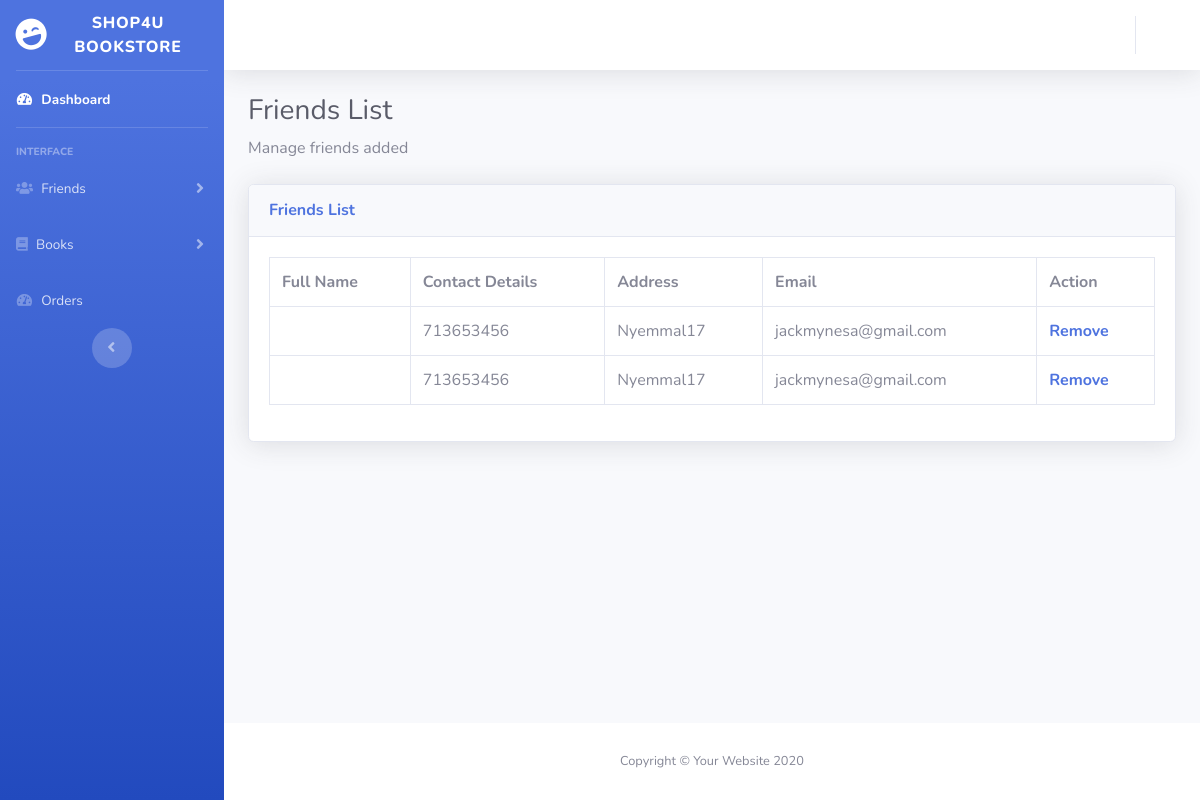
The page /bookstore/friends-list.php on the database its author committed.
### tables this page shows
CREATE TABLE IF NOT EXISTS `friends` (
  `friendsId` int(11) NOT NULL,
  `fullname` varchar(200) NOT NULL,
  `contact` int(11) NOT NULL,
  `address` varchar(200) NOT NULL,
  `email` varchar(200) NOT NULL,
  `username` varchar(200) NOT NULL
);

### bookstore/friends-list.php (the view, shortened to what this page needs)
<!DOCTYPE html>
<html lang="en">
<head>
    <link href="vendor/fontawesome-free/css/all.min.css" rel="stylesheet" type="text/css">
    <link href="css/sb-admin-2.min.css" rel="stylesheet">
</head>
<body id="page-top">
    <div id="wrapper">
        <ul class="navbar-nav bg-gradient-primary sidebar sidebar-dark accordion" id="accordionSidebar">
            <a class="sidebar-brand d-flex align-items-center justify-content-center" href="index.html">
                <div class="sidebar-brand-icon rotate-n-15">
                    <i class="fas fa-laugh-wink"></i>
                </div>
                <div class="sidebar-brand-text mx-3">Shop4U Bookstore<sup></sup></div>
            </a>
            <hr class="sidebar-divider my-0">
            <li class="nav-item active">
                <a class="nav-link" href="index.php">
                    <i class="fas fa-fw fa-tachometer-alt"></i>
                    <span>Dashboard</span></a>
            </li>
            <hr class="sidebar-divider">
            <div class="sidebar-heading">
                Interface
            </div>
            <li class="nav-item">
                <a class="nav-link collapsed" href="#" data-toggle="collapse" data-target="#collapseTwo"
                    aria-expanded="true" aria-controls="collapseTwo">
                   <i class="fas fa-solid fa-users"></i>
                    <span>Friends</span>
                </a>
            </li>
            <li class="nav-item">
                <a class="nav-link collapsed" href="#" data-toggle="collapse" data-target="#collapseUtilities"
                    aria-expanded="true" aria-controls="collapseUtilities">
                    <i class="fas fa-solid fa-book"></i>
                    <span>Books</span>
                </a>
            </li>
            <li class="nav-item">
                <a class="nav-link" href="order-list.php">
                    <i class="fas fa-fw fa-tachometer-alt"></i>
                    <span>Orders</span></a>
            </li>
            <div class="text-center d-none d-md-inline">
                <button class="rounded-circle border-0" id="sidebarToggle"></button>
            </div>
        </ul>
        <div id="content-wrapper" class="d-flex flex-column">
            <div id="content">
                <nav class="navbar navbar-expand navbar-light bg-white topbar mb-4 static-top shadow">
                    <ul class="navbar-nav ml-auto">
                        <li class="nav-item dropdown no-arrow">
                            <a class="nav-link dropdown-toggle" href="#" id="userDropdown" role="button"
                                data-toggle="dropdown" aria-haspopup="true" aria-expanded="false">
                            </a>
                        </li>
                    </ul>
                </nav>
                <div class="container-fluid">
                    <h1 class="h3 mb-2 text-gray-800">Friends List</h1>
                    <p class="mb-4">Manage friends added <a target="_blank"
                    <div class="card shadow mb-4">
                        <div class="card-header py-3">
                            <h6 class="m-0 font-weight-bold text-primary">Friends List</h6>
                        </div>
                        <div class="card-body">
                            <div class="table-responsive">
                                <?php
                                    $user=$_SESSION['user']['username'];
                                    $result = mysql_query("SELECT * FROM friends where username='$user' ")
                                    or die(mysql_error());
                                echo "<table class='table table-bordered' id='dataTable' width='100%' cellspacing='0'>";
                                    echo "<tr>
                                            <th>Full Name</th>
                                            <th>Contact Details</th>
                                            <th>Address</th>
                                            <th>Email</th>
                                            <th>Action</th>
                                        </tr>";
                                        while($row = mysql_fetch_array( $result ))
                                            {
                                        echo "<tr>";
                                        echo "<td>" . $row['fullname'] . "</td>";
                                        echo "<td>". $row['contact'] . "</td>";
                                        echo "<td>". $row['address'] . "</td>";
                                        echo "<td>". $row['email'] . "</td>";
                                        echo '<td><b><font color="red"><a href="remove.php?friendsId=' . $row['friendsId'] . '">Remove</a></font></a></td>';
                                    }
                                ?>
                            </div>
                        </div>
                    </div>
                </div>
            <footer class="sticky-footer bg-white">
                <div class="container my-auto">
                    <div class="copyright text-center my-auto">
                        <span>Copyright &copy; Your Website 2020</span>
                    </div>
                </div>
            </footer>
</body>
</html>

### rows shown on the page
friends: contact "713653456", address "Nyemmal17", email "jackmynesa@gmail.com"
friends: contact "713653456", address "Nyemmal17", email "jackmynesa@gmail.com"
